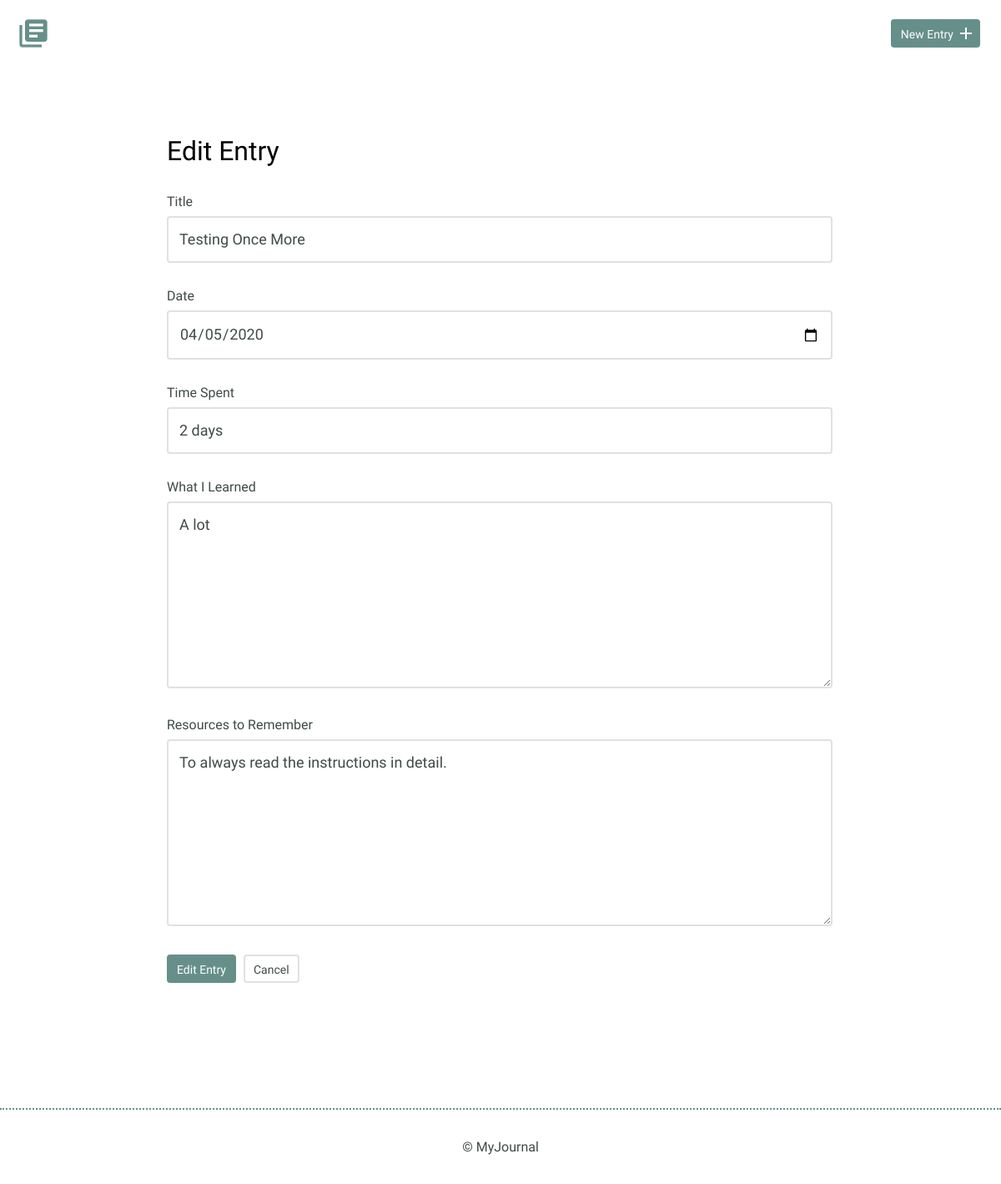
/edit.php?id=5, run on the app's committed database.
### tables this page shows
CREATE TABLE "entries" (
	`id`	INTEGER,
	`title`	TEXT,
	`date`	TEXT,
	`time_spent`	INTEGER,
	`learned`	BLOB,
	`resources`	BLOB,
	PRIMARY KEY(`id`)
);

### inc/functions.php (called while the page is built, shortened)
<?php
function detail() {
    include('connection.php');
    $id = filter_input(INPUT_GET, 'id', FILTER_SANITIZE_NUMBER_INT);
    try
    {
        $sql = "SELECT * FROM entries WHERE id = ? ORDER BY date DESC";
        $stmt = $db->prepare($sql);
        $stmt->bindParam(1, $id, PDO::PARAM_INT);
        $stmt->execute();
        while ($row = $stmt->fetch(PDO::FETCH_ASSOC)) {
            return $row;
        }
    } catch (Exception $e) {
        echo "Error: ". $e->getMessage();
    }
}

### edit.php (the view, shortened to what this page needs)
<?php
include('inc/header.php');
if (isset($_GET['id'])) {
    include('inc/functions.php');
    $detail = detail();
}
?>
        <section>
            <div class="container">
                <div class="edit-entry">
                    <h2>Edit Entry</h2>
                    <form method="POST" action="">
                        <label for="title"> Title</label>
                        <input id="title" type="text" name="title" value="<?php echo $detail['title']; ?>"><br>
                        <label for="date">Date</label>
                        <input id="date" type="date" name="date" value="<?php echo $detail['date']; ?>"><br>
                        <label for="time-spent"> Time Spent</label>
                        <input id="time-spent" type="text" name="timeSpent" value="<?php echo $detail['time_spent']; ?>"><br>
                        <label for="what-i-learned">What I Learned</label>
                        <textarea id="what-i-learned" rows="5" name="whatILearned"><?php echo $detail['learned']; ?></textarea>
                        <label for="resources-to-remember">Resources to Remember</label>
                        <textarea id="resources-to-remember" rows="5" name="ResourcesToRemember" ><?php echo $detail['resources'];?></textarea>
                        <input type="submit" value="Edit Entry" class="button" name="edit">
                        <a href="index.php" class="button button-secondary">Cancel</a>
                    </form>
                </div>
            </div>
        </section>
<?php
include('inc/footer.php');

### css/site.css (style rules this page uses)
body { font-size: 16px; color: #404a49; font-family: 'Cousine', serif; font-weight: 400; }
.container { margin: 0 auto; padding: 0 25px; }
.button { padding: 8px 10px 6px 10px; background: #678f89; border: 2px solid #678f89; border-radius: 4px; text-decoration: none; color: #FFF; position: relative; text-align: center; font-size: 14px; }
.button.button-secondary { background: #FFF; border: 2px solid #e1e1e1; color: #404a49; }
h1, h2, h3 { margin: 0; font-weight: 400; line-height: 1em; color: #000; }
h2 { font-size: 32px; }
.entry-list, .edit-entry, .new-entry { max-width: 800px; margin: 0 auto; padding: 70px 0 150px 0; }
.edit-entry h2, .new-entry h2 { margin-bottom: 35px; }
form label { display: block; margin-bottom: 8px; }
form input[type=text], form input[type=password], form input[type=date], form textarea { border: 2px solid #e1e1e1; font-size: 18px; line-height: 1.8em; padding:10px 13px; margin-bottom: 30px; border-radius: 4px; width: calc(100% - 32px); }
.edit-entry form textarea, .new-entry form textarea { min-height: 200px; }
input[type=submit] { margin-right: 5px; }

### data on the page
entries: title "Testing Once More", date "04/05/2020", timeSpent "2 days", whatILearned "A lot", ResourcesToRemember "To always read the instructions in detail."
